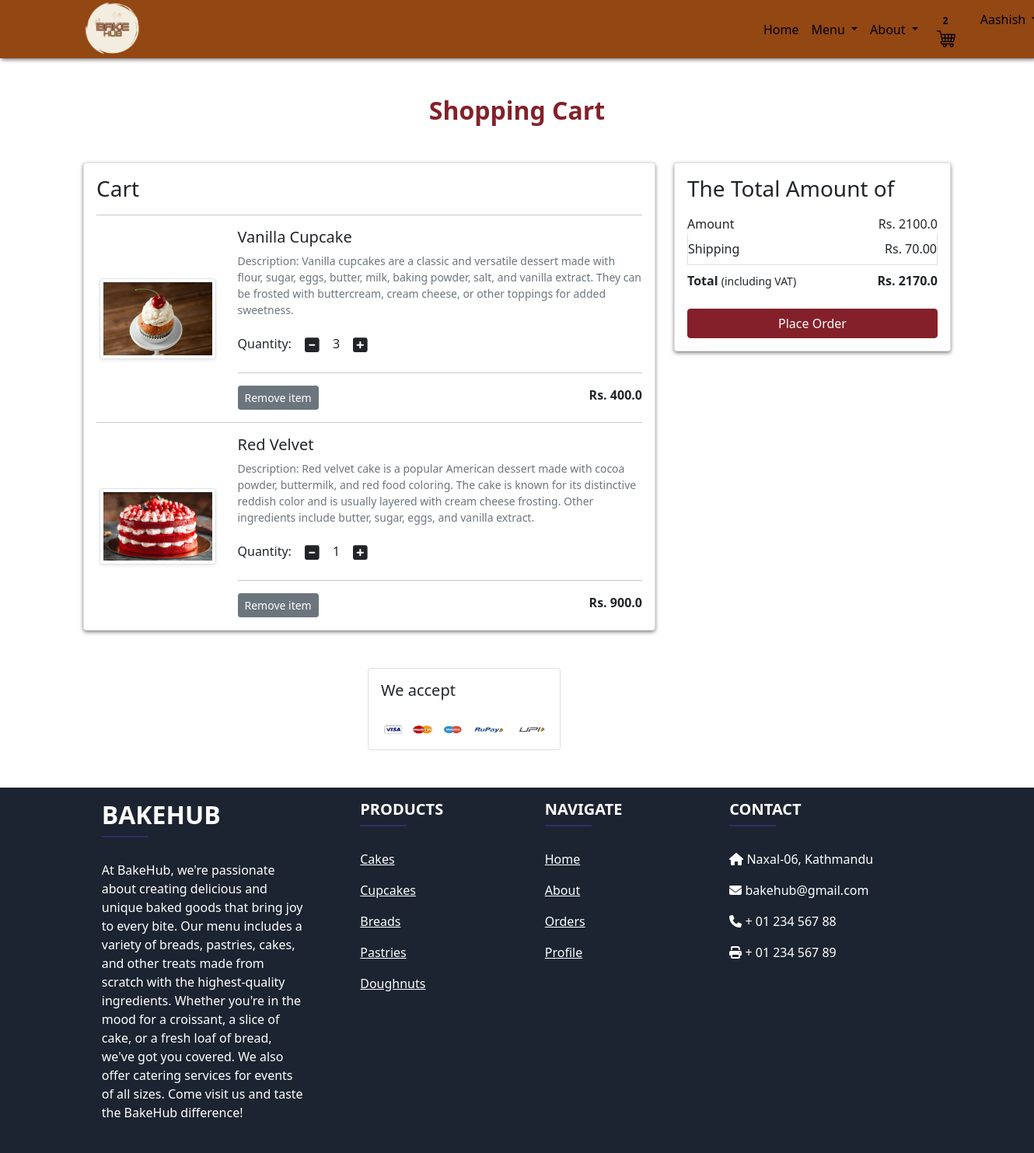
/cart/ (signed in), run on the app's committed database.
### app/models.py (models this page shows, shortened)
class Cart(models.Model):
    user = models.ForeignKey(User, on_delete= models.CASCADE)
    product = models.ForeignKey(Product, on_delete=models.CASCADE)
    quantity = models.PositiveIntegerField(default=1)

class Product(models.Model):
    title = models.CharField(max_length=100)
    selling_price = models.FloatField()
    discounted_price = models.FloatField()
    description = models.TextField()
    category = models.CharField(choices=CATEGORY_CHOICES, max_length=15)
    product_image = models.ImageField(upload_to='productsimg')

### app/views.py (the view)
# urls.py: path('cart/', views.show_cart, name='showcart'),
@login_required
def show_cart(request):
 totalitem = 0
 if request.user.is_authenticated:
  totalitem = len(Cart.objects.filter(user=request.user))
  user = request.user
  cart = Cart.objects.filter(user=user)
  amount = 0.0
  shipping_amount = 70.0
  total_amount = 0.0
  cart_product = [p for p in Cart.objects.all() if p.user==user]
  if cart_product:
   for p in cart_product:
    tempamount = (p.quantity * p.product.discounted_price)
    amount += tempamount
    total_amount = amount + shipping_amount
   return render(request, 'app/addtocart.html', {'carts':cart, 'total_amount':total_amount, 'amount':amount,'totalitem':totalitem})
  else:
   return render(request,'app/emptycart.html',{'totalitem':totalitem})

### app/templates/app/addtocart.html (shortened to what this page needs)
{% extends 'app/base.html' %}
{% load static %}
{% block main-content %}
<div class="container my-5">
 <div class="row">
  <h2 style="color: #842029;" class="text-center mb-5"><strong>Shopping Cart</strong></h2>
  <div class="col-sm-8">
  <div class="card" style="box-shadow:0px 2px 5px rgba(0, 0, 0, 0.5);">
   <div class="card-body">
    <h3>Cart</h3>
    {% for cart in carts %}
    <hr>
    <div class="row">
     <div class="col-sm-3 text-center align-self-center"><img src="{{cart.product.product_image.url}}" alt="" srcset="" class="img-fluid img-thumbnail shadow-sm" height="150" width="150"> </div>
     <div class="col-sm-9">
      <div>
       <h5>{{cart.product.title}}</h5>
       <p class="mb-2 text-muted small">Description: {{cart.product.description}}</p>
       <div class="my-3">
        <label for="quantity">Quantity:</label>
        <a class="minus-cart btn" pid="{{cart.product.id}}"><i class="fas fa-minus-square fa-lg"></i></a>
          <span id="quantity">{{cart.quantity}}</span>
        <a class="plus-cart btn" pid="{{cart.product.id}}"><i class="fas fa-plus-square fa-lg"></i></a>
       </div> <hr>
       <div class="d-flex justify-content-between">
        <a href="#" class="btn btn-sm btn-secondary mr-3 remove-cart" pid="{{cart.product.id}}">Remove item </a>
        <p class="mb-0"><span><strong>Rs. {{cart.product.discounted_price}}</strong></span></p>
       </div>
      </div>
     </div>
    </div>
    {% endfor %}
   </div>
   </div>
  </div>
  <div class="col-sm-4">
   <div class="card" style="box-shadow:0px 2px 5px rgba(0, 0, 0, 0.5)">
    <div class="card-body">
      <h3>The Total Amount of</h3>
      <ul class="list-group">
       <li class="list-group-item d-flex justify-content-between align-items-center border-0 px-0 pb-0">Amount<span>Rs. <span id="amount">{{amount}}</span></span></li>
       <li class="list-group-item d-flex justify-content-between align-items-center px-0">Shipping<span>Rs. 70.00</span></li>
       <li class="list-group-item d-flex justify-content-between align-items-center border-0 px-0 mb-3">
        <div>
           <strong>Total</strong> <small>(including VAT)</small>
         </div>
        <span><strong>Rs. <strong id="total_amount">{{total_amount}}</strong></strong></span>
       </li>
      </ul>
      <div class="d-grid"><a style="background-color: #842029;border-color:#842029; color:#fff" href="{% url 'checkout' %}" class="btn ">Place Order</a></div>
    </div>
   </div>
  </div>
 </div>
</div>
<div class="container">
 <div class="row">
  <div class="col-sm-8">
   <div class="card">
    <div class="card-body">
      <h5 class="mb-4">We accept</h5>
      <img src="{% static 'app/images/payment.png' %}" alt="" class="img-fluid">
    </div>
  </div>
  </div>
 </div>
</div>
{% endblock main-content %}

### app/templates/app/base.html (shortened to what this page needs)
<!doctype html>
{% load static %}
<html lang="en">
  <head>
    <link href="https://cdn.jsdelivr.net/npm/bootstrap@5.0.0-beta1/dist/css/bootstrap.min.css" rel="stylesheet">
    <link rel="stylesheet" href="{% static 'app/css/owl.carousel.min.css' %}">
    <link rel="stylesheet" href="{% static 'app/css/all.min.css' %}">
    <link rel="stylesheet" href="{% static 'app/css/style.css' %}">
    <link rel="stylesheet" href="{% static 'app/css/landing.css' %}">
  </head>
  <body style="background-color: #fff">
    <nav class="navbar navbar-expand-lg navbar-dark " style="background-color: #934713; box-shadow: 2px 2px 5px rgba(0, 0, 0, 0.5);height:75px">
     <div class="container">
       <a class="navbar-brand" href="/"><img src="{% static 'app/images/icons/bakelogo.png' %}" style="width:75px; height:75px;" alt="BakeHub"/></a>
       <div class="collapse navbar-collapse" id="navbarSupportedContent">
         <ul class="navbar-nav me-auto mb-2 mb-lg-0" style="margin-left:48.5rem;">
           <li class="nav-item">
             <a class="nav-link active" aria-current="page" style="color:#000;" href="/">Home</a>
           </li>
           <li class="nav-item dropdown">
             <a style="color:#000 !important;" class="nav-link dropdown-toggle text-white" href="#" id="bakeryDropdown" role="button" data-bs-toggle="dropdown" aria-expanded="false">
               Menu
             </a>
           </li>
           <li class="nav-item dropdown">
             <a style="color:#000 !important;" class="nav-link dropdown-toggle text-white" href="#" id="fashionDropdown" role="button" data-bs-toggle="dropdown" aria-expanded="false">
                About
              </a>
           </li>
         </ul>
         <div>
          <ul class="navbar-nav me-auto mb-2 mb-lg-0">
          {% if request.user.is_authenticated %}
            <li class="nav-item mx-2">
             <a  href="{% url 'showcart' %}" class="nav-link text-white="><span class="badge" style="color:#000; background-color:#dc354500;">{{totalitem}}</span><img src="{% static 'app/images/icons/shopcart.png' %}" alt="Cart"/></a>
            <li class="nav-item dropdown mx-2">
              <a style="color:#000;" class="nav-link dropdown-toggle" href="#" id="profileDropdown" role="button" data-bs-toggle="dropdown" aria-expanded="false">
                  {{request.user.username|capfirst}}
              </a>
            </li>
            {% endif %}
          </ul>
         </div>
       </div>
     </div>
    </nav>
    {% block main-content %} {% endblock main-content %}
     <footer
          class="text-center text-lg-start text-white"
          style="background-color: #1c2331"
          >
    <section class="">
      <div class="container text-center text-md-start mt-5">
        <div class="row mt-3">
          <div class="col-md-3 col-lg-4 col-xl-3 mx-auto mb-4">
            <h2 class="text-uppercase fw-bold">BakeHub</h2>
            <hr
                class="mb-4 mt-0 d-inline-block mx-auto"
                style="width: 60px; background-color: #7c4dff; height: 2px"
                />
            <p>
              At BakeHub, we're passionate about creating delicious and unique baked goods that bring joy to every bite.
                Our menu includes a variety of breads, pastries, cakes, and other treats made from scratch with the highest-quality ingredients.
                Whether you're in the mood for a croissant, a slice of cake, or a fresh loaf of bread, we've got you covered.
                We also offer catering services for events of all sizes. Come visit us and taste the BakeHub difference!
            </p>
          </div>
          <div class="col-md-2 col-lg-2 col-xl-2 mx-auto mb-4">
            <h5 class="text-uppercase fw-bold">Products</h5>
            <hr
                class="mb-4 mt-0 d-inline-block mx-auto"
                style="width: 60px; background-color: #7c4dff; height: 2px"
                />
            <p>
              <a  class="text-white">Cakes</a>
            </p>
            <p>
              <a  class="text-white">Cupcakes</a>
            </p>
            <p>
              <a  class="text-white">Breads</a>
            </p>
            <p>
              <a  class="text-white">Pastries</a>
            </p>
            <p>
              <a class="text-white">Doughnuts</a>
            </p>
          </div>
          <div class="col-md-3 col-lg-2 col-xl-2 mx-auto mb-4">
            <h5 class="text-uppercase fw-bold">Navigate</h5>
            <hr
                class="mb-4 mt-0 d-inline-block mx-auto"
                style="width: 60px; background-color: #7c4dff; height: 2px"
                />
            <p>
              <a href="/" class="text-white">Home</a>
            </p>
            <p>
              <a href="{% url 'aboutus' %}" class="text-white">About</a>
            </p>
            <p>
              <a href="{% url 'orders' %}" class="text-white">Orders</a>
            </p>
            <p>
              <a href="{% url 'profile' %}" class="text-white">Profile</a>
            </p>
          </div>
          <div class="col-md-4 col-lg-3 col-xl-3 mx-auto mb-md-0 mb-4">
            <h5 class="text-uppercase fw-bold">Contact</h5>
            <hr
                class="mb-4 mt-0 d-inline-block mx-auto"
                style="width: 60px; background-color: #7c4dff; height: 2px"
                />
            <p><i class="fas fa-home mr-3"></i> Naxal-06, Kathmandu</p>
            <p><i class="fas fa-envelope mr-3"></i> bakehub@gmail.com</p>
            <p><i class="fas fa-phone mr-3"></i> + 01 234 567 88</p>
            <p><i class="fas fa-print mr-3"></i> + 01 234 567 89</p>
          </div>
        </div>
      </div>
    </section>
  </footer>
  </body>
</html>

### app/static/app/css/landing.css (style rules this page uses)
.container { display: flex; justify-content: center; align-items: center; background-color: #f5f5f500; }

### data on the page
Cart: product.product_image (picture), product "Vanilla Cupcake", product.description "Vanilla cupcakes are a classic and versatile dessert made with flour, sugar, eggs, butter, milk, baking powder, salt, and vanilla extract. They can be frosted with buttercream, cream cheese, or other toppings for added sweetness.", quantity "3", product.discounted_price "400.0"
Cart: product.product_image (picture), product "Red Velvet", product.description "Red velvet cake is a popular American dessert made with cocoa powder, buttermilk, and red food coloring. The cake is known for its distinctive reddish color and is usually layered with cream cheese frosting. Other ingredients include butter, sugar, eggs, and vanilla extract.", quantity "1", product.discounted_price "900.0"

### other printed values
{{ totalitem }} "2"
{{ request.user.username|capfirst }} "Aashish"
{{ amount }} "2100.0"
{{ total_amount }} "2170.0"
